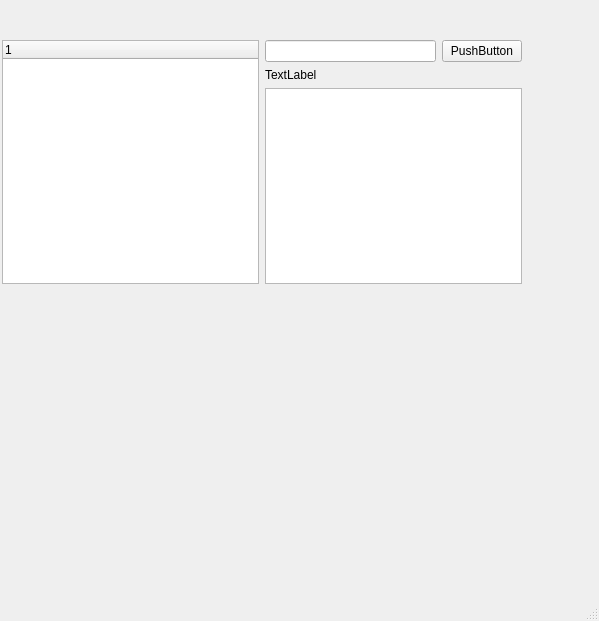
<?xml version="1.0" encoding="UTF-8"?>
<ui version="4.0">
 <class>MainWindow</class>
 <widget class="QMainWindow" name="MainWindow">
  <property name="geometry">
   <rect>
    <x>0</x>
    <y>0</y>
    <width>599</width>
    <height>621</height>
   </rect>
  </property>
  <property name="windowTitle">
   <string>MainWindow</string>
  </property>
  <widget class="QWidget" name="centralwidget">
   <widget class="QWidget" name="horizontalLayoutWidget">
    <property name="geometry">
     <rect>
      <x>2</x>
      <y>40</y>
      <width>520</width>
      <height>244</height>
     </rect>
    </property>
    <layout class="QHBoxLayout" name="horizontalLayout">
     <property name="sizeConstraint">
      <enum>QLayout::SetDefaultConstraint</enum>
     </property>
     <item>
      <widget class="QTreeWidget" name="treeWidget">
       <column>
        <property name="text">
         <string notr="true">1</string>
        </property>
       </column>
      </widget>
     </item>
     <item>
      <layout class="QVBoxLayout" name="verticalLayout_2">
       <item>
        <layout class="QHBoxLayout" name="horizontalLayout_2">
         <item>
          <widget class="QLineEdit" name="lineEdit"/>
         </item>
         <item>
          <widget class="QPushButton" name="pushButton">
           <property name="text">
            <string>PushButton</string>
           </property>
          </widget>
         </item>
        </layout>
       </item>
       <item>
        <widget class="QLabel" name="label">
         <property name="text">
          <string>TextLabel</string>
         </property>
        </widget>
       </item>
       <item>
        <widget class="QTextBrowser" name="textBrowser"/>
       </item>
      </layout>
     </item>
    </layout>
   </widget>
  </widget>
  <widget class="QMenuBar" name="menubar">
   <property name="geometry">
    <rect>
     <x>0</x>
     <y>0</y>
     <width>599</width>
     <height>20</height>
    </rect>
   </property>
  </widget>
  <widget class="QStatusBar" name="statusbar"/>
 </widget>
 <resources/>
 <connections/>
</ui>
